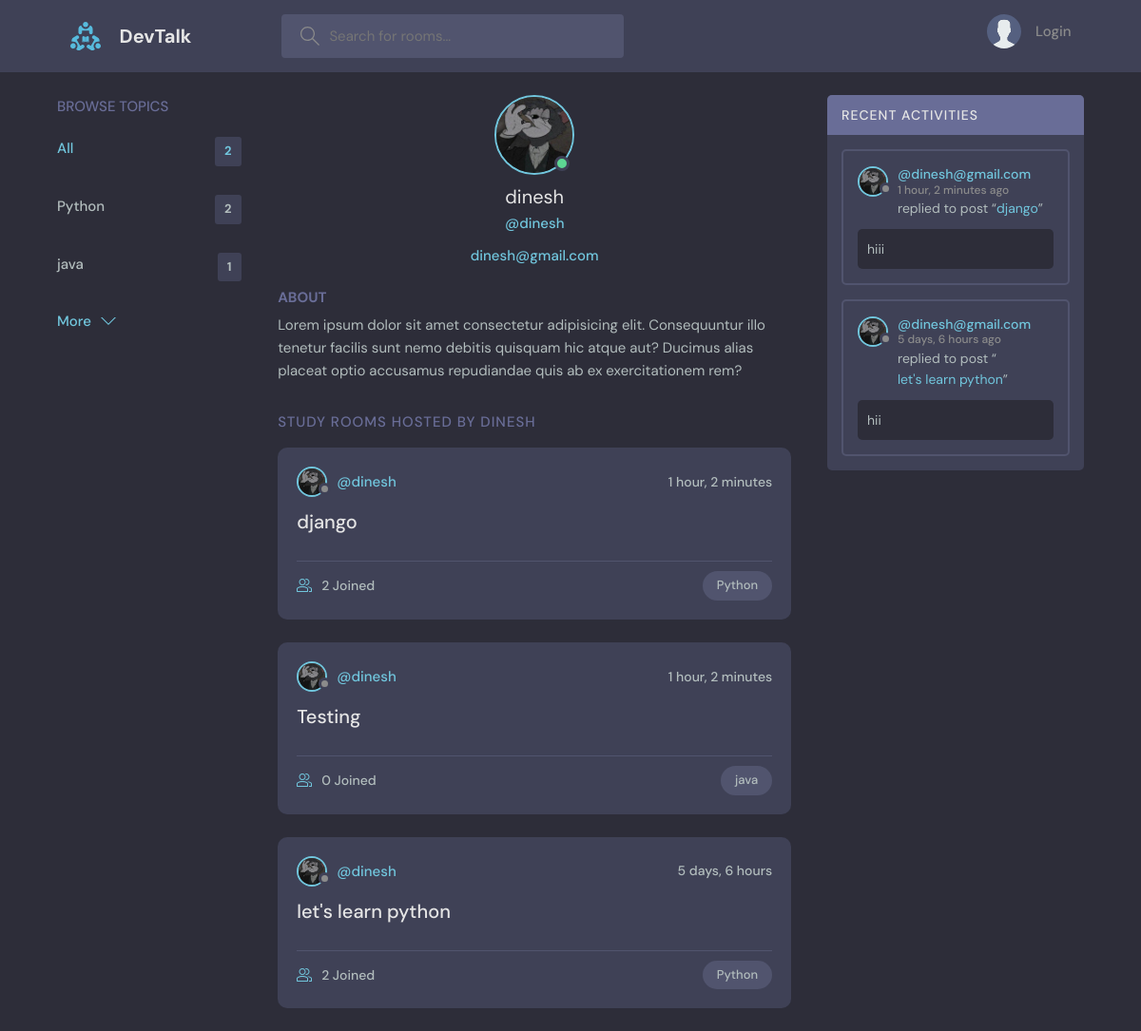
Page /profile/1/ on the committed database.
### Base/models.py (models this page shows, shortened)
class Topic(models.Model):
    name=models.CharField(max_length=200)

class User(AbstractUser):
    name=models.CharField(max_length=100,null=True)
    email=models.EmailField(null=True,unique=True)
    bio=models.TextField(null=True)
    avatar =models.ImageField(null=True,default="avatar.svg")
    USERNAME_FIELD='email'
    REQUIRED_FIELDS=[]

class Room(models.Model):
    host=models.ForeignKey(User,on_delete=models.SET_NULL,null=True)
    topic=models.ForeignKey(Topic,on_delete=models.SET_NULL,null=True)
    participants=models.ManyToManyField(User,related_name="participants", blank=True)
    name=models.CharField(max_length=200)
    description=models.TextField(null=True,blank=True)
    updated=models.DateTimeField(auto_now=True)
    created=models.DateTimeField(auto_now_add=True)
    class Meta:
        ordering=['-updated','-created']
    def __str__(self):
        return self.name

class Message(models.Model):
    user=models.ForeignKey(User,on_delete=models.CASCADE)
    room=models.ForeignKey(Room,on_delete=models.CASCADE)
    body=models.TextField()
    updated=models.DateTimeField(auto_now=True)
    created=models.DateTimeField(auto_now_add=True)
    class Meta:
        ordering=['-updated','-created']
    def __str__(self) -> str:
        return self.body[0:50]

### Base/views.py (the view)
# urls.py: path('profile/<str:pk>/',userProfile, name="user-profile"),
def userProfile(request,pk):
    user=User.objects.get(id=pk)
    room=user.room_set.all()
    topics=Topic.objects.all()
    room_messages=user.message_set.all()
    context={
        'user':user,
        'rooms':room,
        'topics':topics,
        'room_messages':room_messages
        }
    return render(request,'Base/profile.html',context)

### Base/templates/Base/profile.html (shortened to what this page needs)
{% extends 'main.html'%}
{% block content %}
<main class="profile-page layout layout--3">
  <div class="container">
    {% include 'Base/topics_component.html' %}
    <div class="roomList">
      <div class="profile">
        <div class="profile__avatar">
          <div class="avatar avatar--large active">
            <img src="{{user.avatar.url}}" />
          </div>
        </div>
        <div class="profile__info">
          <h3>{{user.username}}</h3>
          <p>@{{user.username}}</p>
          <p>{{user.email}}</p>
        </div>
        <div class="profile__about">
          <h3>About</h3>
          <p>
            Lorem ipsum dolor sit amet consectetur adipisicing elit. Consequuntur illo tenetur
            facilis sunt nemo debitis quisquam hic atque aut? Ducimus alias placeat optio
            accusamus repudiandae quis ab ex exercitationem rem?
          </p>
        </div>
      </div>
      <div class="roomList__header">
        <div>
          <h2>Study Rooms Hosted by {{user.username}}</a>
          </h2>
        </div>
      </div>
      {% include 'Base/feed_component.html' %}
    </div>
    {% include 'Base/activity_component.html' %}
  </div>
</main>
{% endblock %}

### templates/main.html (shortened to what this page needs)
<!DOCTYPE html>
<html lang="en">
{% load static %}
<head>
    <link rel="stylesheet" href="{% static 'styles/style.css'%}" />
</head>
<body>
    {% include "navbar.html" %}
    {% block content %}
    {% endblock %}
</body>
</html>

### templates/navbar.html (shortened to what this page needs)
{% load static %}
<header class="header header--loggedIn">
    <div class="container">
        <a href="{% url 'home' %}" class="header__logo">
            <img src="{% static 'images/logo.svg' %}" />
            <h1>DevTalk</h1>
        </a>
        <form class="header__search" method="GET" action="{% url 'home' %}">
            <label>
                <input placeholder="Search for rooms..." name="q" />
            </label>
        </form>
        <nav class="header__menu">
            {% if request.user.is_authenticated %}
            <div class="header__user">
                <a href="{% url 'user-profile' user.id %}">
                    <div class="avatar avatar--medium active">
                        <img src="{{request.user.avatar.url}}" />
                    </div>
                    <p>{{request.user.username}} <span>@{{request.user.username}}</span></p>
                </a>
                <button class="dropdown-button">
                    <svg version="1.1" xmlns="http://www.w3.org/2000/svg" width="32" height="32" viewBox="0 0 32 32">
                        <title>chevron-down</title>
                        <path d="M16 21l-13-13h-3l16 16 16-16h-3l-13 13z"></path>
                    </svg>
                </button>
            </div>
            {% else %}
            <a href="{% url 'login' %}">
                <img src="{% static 'images/avatar.svg' %}" />
                <p>Login</p>
            </a>
            {% endif %}
        </nav>
    </div>
</header>

### Base/templates/Base/topics_component.html
<div class="topics">
    <div class="topics__header">
        <h2>Browse Topics</h2>
    </div>
    <ul class="topics__list">
        <li>
            <a href="{% url 'home' %}" class="active">All <span>{{topics.count}}</span></a>
        </li>
        {% for topic in topics %}
        <li>
            <a href="{% url 'home' %}?q={{topic.name}}">{{topic.name}} <span>{{topic.room_set.all.count}}</span></a>
        </li>
        {% endfor %}
    </ul>
    <a class="btn btn--link" href="{% url 'topics' %}">
        More
        <svg version="1.1" xmlns="http://www.w3.org/2000/svg" width="32" height="32" viewBox="0 0 32 32">
            <title>chevron-down</title>
            <path d="M16 21l-13-13h-3l16 16 16-16h-3l-13 13z"></path>
        </svg>
    </a>
</div>

### Base/templates/Base/feed_component.html (shortened to what this page needs)
{% for room in rooms %}
<div class="roomListRoom">
    <div class="roomListRoom__header">
        <a href="{% url 'user-profile' room.host.id %}" class="roomListRoom__author">
            <div class="avatar avatar--small">
                <img src="{{room.host.avatar.url}}" />
            </div>
            <span>@{{room.host.username}}</span>
        </a>
        <div class="roomListRoom__actions">
            <span>{{room.created|timesince}}</span>
        </div>
    </div>
    <div class="roomListRoom__content">
        <a href="{% url 'room' room.id%}">{{room.name}}</a>
    </div>
    <div class="roomListRoom__meta">
        <a href="{% url 'room' room.id%}" class="roomListRoom__joined">
            {{room.participants.all.count}} Joined
        </a>
        <p class="roomListRoom__topic">{{room.topic.name}}</p>
    </div>
</div>
{% endfor %}

### Base/templates/Base/activity_component.html (shortened to what this page needs)
<div class="activities">
    <div class="activities__header">
        <h2>Recent Activities</h2>
    </div>
    {% for message in room_messages %}
    <div class="activities__box">
        <div class="activities__boxHeader roomListRoom__header">
            <a href="{% url 'user-profile' message.user.id %}" class="roomListRoom__author">
                <div class="avatar avatar--small">
                    <img src="{{message.user.avatar.url}}" />
                </div>
                <p>
                    @{{message.user}}
                    <span>{{message.created|timesince}} ago</span>
                </p>
            </a>
        </div>
        <div class="activities__boxContent">
            <p>replied to post “<a href="{% url 'room' message.room.id %}">{{message.room}}</a>”</p>
            <div class="activities__boxRoomContent">
                {{message}}
            </div>
        </div>
    </div>
    {% endfor %}
</div>

### rows in the picture
Topic: name "Python", room_set.all.count "2"
Topic: name "java", room_set.all.count "1"
User: avatar (picture), username "dinesh", email "dinesh@gmail.com", username "DINESH"
Room: host.avatar (picture), host.username "dinesh", created "1 hour, 2 minutes", name "django", participants.all.count "2", topic.name "Python"
Room: host.avatar (picture), host.username "dinesh", created "1 hour, 2 minutes", name "Testing", participants.all.count "0", topic.name "java"
Room: host.avatar (picture), host.username "dinesh", created "5 days, 6 hours", name "let's learn python", participants.all.count "2", topic.name "Python"
Message: user.avatar (picture), user "dinesh@gmail.com", created "1 hour, 2 minutes", room "django", body "hiii"
Message: user.avatar (picture), user "dinesh@gmail.com", created "5 days, 6 hours", room "let's learn python", body "hii"

### other values in the picture
{{ topics.count }} "2"
